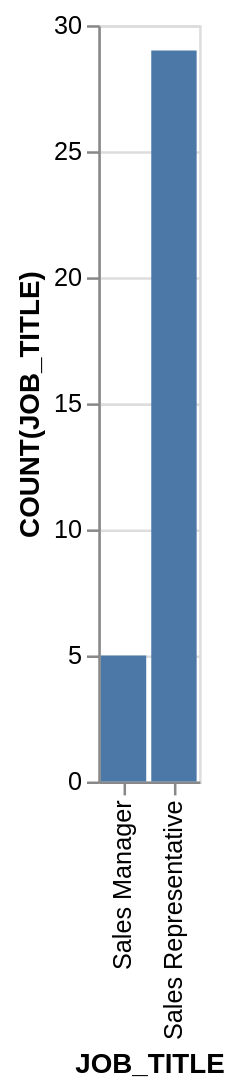

The specification (Vega-Lite) saved for this image:
### Vega-Lite specification from a JSON file in a GitHub repository (floating-point values rounded to 4 significant figures)
{"data": {"values": [{"x_data": "Sales Manager", "y_data": 5}, {"x_data": "Sales Representative", "y_data": 29}]}, "mark": "bar", "encoding": {"x": {"field": "x_data", "type": "nominal", "title": "JOB_TITLE", "sort": "ascending"}, "y": {"field": "y_data", "type": "quantitative", "title": "COUNT(JOB_TITLE)"}}}
